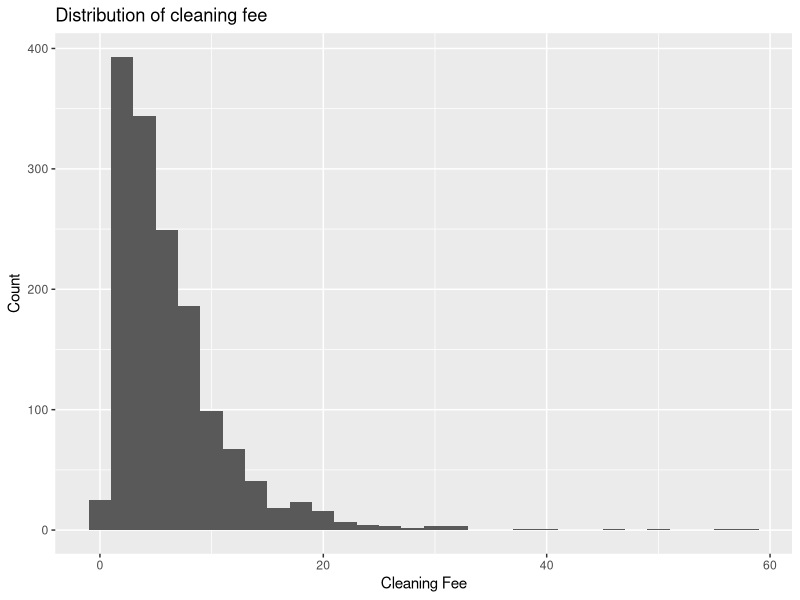
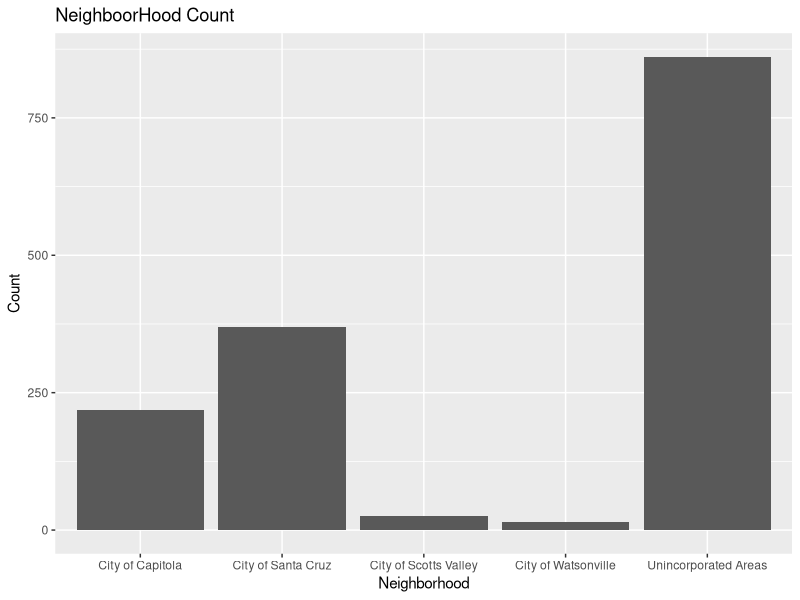
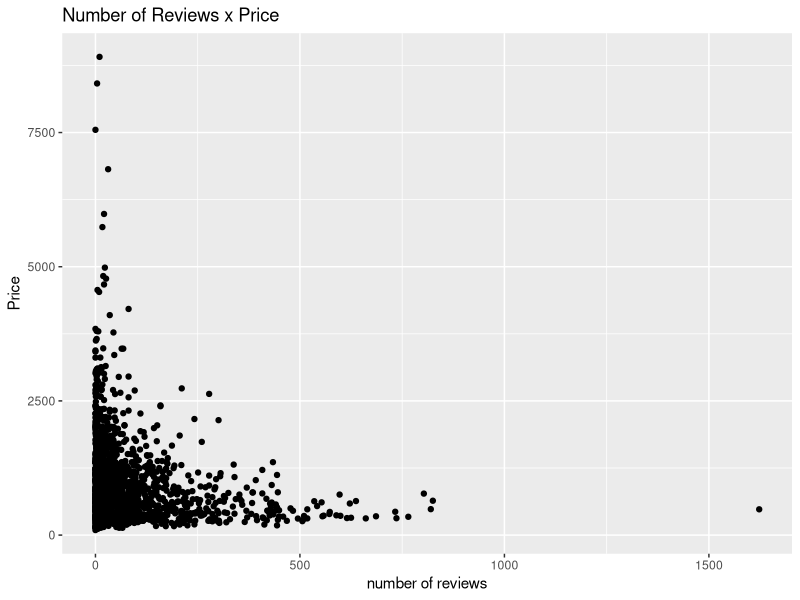

Generate these figures, in order, with R:
## ---- chunk 1
knitr::opts_chunk$set(echo = TRUE)
library(tidyverse)
library(stringr)
library(knitr)
library(skimr)
library(broom)
## ---- chunk 2
airbnb <- read_csv("listings.csv")
## ---- chunk 3
cleanairbnb <- airbnb %>%
  mutate(cleaning_fee = .02 * (price))
## ---- chunk 4
ggplot(data = cleanairbnb, aes(x = cleaning_fee)) + geom_histogram(binwidth = 2) + labs(x = "Cleaning Fee", 
       y = "Count", 
       title = "Distribution of cleaning fee")
cleanairbnb %>% 
  summarise(min = min(cleaning_fee), 
            q1 = quantile(cleaning_fee)[2], 
            median = median(cleaning_fee), 
            q3 = quantile(cleaning_fee)[4], 
            max = max(cleaning_fee), 
            iqr = IQR(cleaning_fee), 
            mean = mean(cleaning_fee), 
            std_dev = sd(cleaning_fee)
            )
## ---- chunk 5
ggplot(data = cleanairbnb, aes(x = neighbourhood)) + geom_bar() + labs(x = "Neighborhood", 
     y = "Count", 
    title = "NeighboorHood Count")
## ---- chunk 6
n_distinct(cleanairbnb$neighbourhood)
cleanairbnb %>%
distinct(neighbourhood, id) %>%
group_by(neighbourhood) %>%
summarize("count" = n())

## ---- chunk 7
fourcleanairbnb <- cleanairbnb %>%
   mutate(neigh_simp = ifelse(neighbourhood == "City of Capitola", "City of Capitola",ifelse(neighbourhood == "City of Santa Cruz", "City of Santa Cruz", ifelse(neighbourhood == "Unincorporated Areas", "Unincorporated Areas", "Other"))))
## ---- chunk 8
n_distinct(cleanairbnb$minimum_nights)
cleanairbnb %>%
distinct(minimum_nights, id) %>%
group_by(minimum_nights) %>%
summarize("count" = n())
## ---- chunk 9
pricefourcleanairbnb <- fourcleanairbnb %>%
  mutate(price_3_nights = cleaning_fee + (price * 3))
## ---- chunk 10
model <- lm(price_3_nights ~ neigh_simp + number_of_reviews + reviews_per_month , data = pricefourcleanairbnb)
summary(model)
summary(model)$coefficient
confint(model)
## ---- chunk 11
new_obs = data.frame(neigh_simp = 'Other', number_of_reviews = 10, reviews_per_month = 5.14)
predict(model, new_obs)
## ---- chunk 12
ggplot(data = pricefourcleanairbnb, aes(x = number_of_reviews, y = price_3_nights)) + geom_point() + labs(x = "number of reviews", 
     y = "Price", 
    title = "Number of Reviews x Price")
